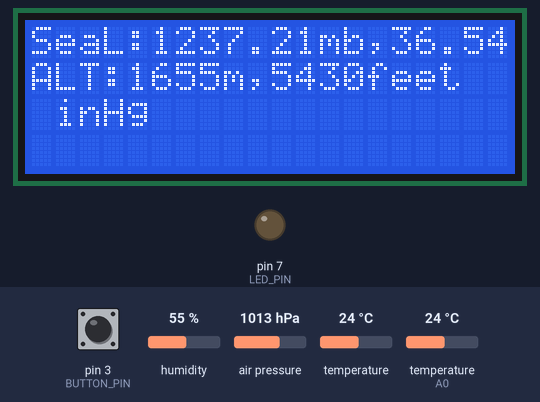
Bench run of a sketch on a simulated Arduino Uno, built with avr-gcc and run on an emulated ATmega328P. Parts: 20×4 character LCD, output pins drawn as LEDs (lit = HIGH). The test bench sets the inputs (shaded band); at power-on: pin 3 (BUTTON_PIN) HIGH, air pressure 1013 hPa, humidity 55 %, temperature 24 °C, temperature (sensor on A0) 24 °C. What the sketch prints to the serial monitor is not drawn.

Above: at 1.2 s.
1.3 s: pin 3 (BUTTON_PIN) pulled LOW for 0.15 s
At 1.7 s:
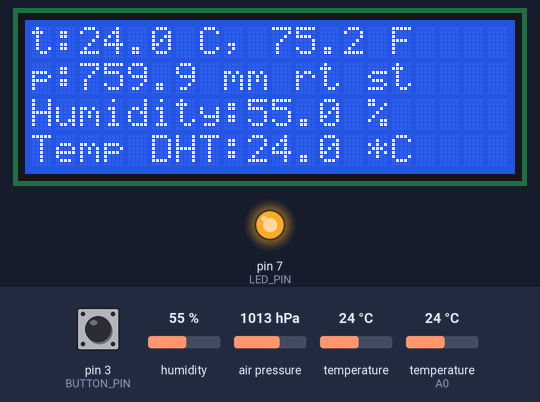
7.2 s: pin 3 (BUTTON_PIN) pulled LOW for 1 s
At 7.31 s:
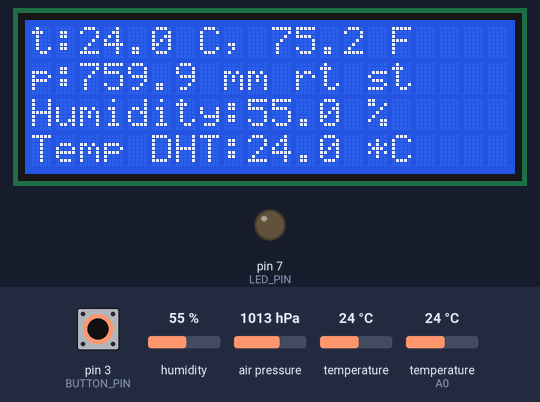
19.4 s: air pressure set to 952 hPa
At 22.2 s:
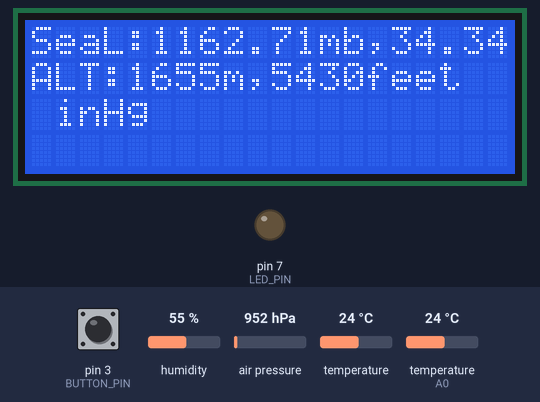
23.1 s: pin 3 (BUTTON_PIN) pulled LOW for 0.15 s
At 23.21 s:
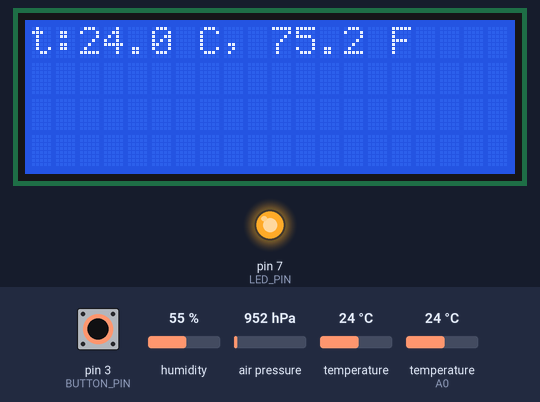
34.4 s: humidity set to 22 %
At 38.6 s:
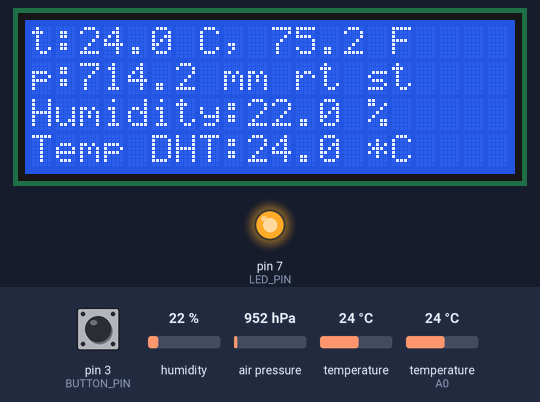
44.1 s: temperature (sensor 0) set to 41 °C
At 48.3 s:
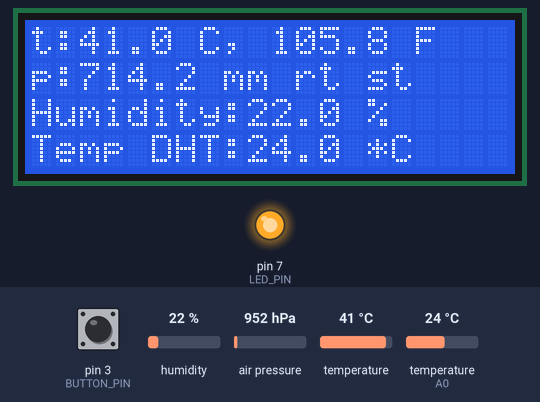
Timing chart, 0 to 49.8 s (numbered marks = the images above; inputs shaded):
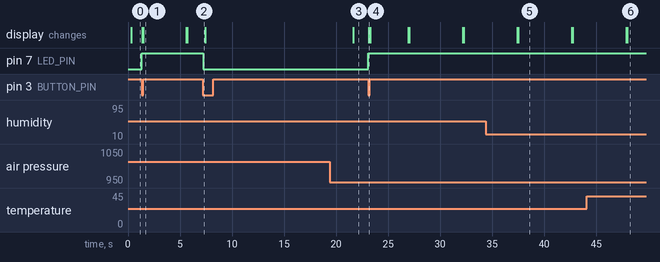

Measured:
- after the input at 1.3 s, pin 7 (LED_PIN): LOW → HIGH at once; the display: first changes after 0.05 s (image 1 shows a later state)
- after the input at 7.2 s, pin 7 (LED_PIN): HIGH → LOW at once
- after the input at 19.4 s, the display: changes after 2.3 s (image 3)
- after the input at 23.1 s, pin 7 (LED_PIN): LOW → HIGH at once; the display: changes after 0.05 s (image 4)
- after the input at 34.4 s, the display: first differs from a run without the input after 3.1 s (image 5)
- after the input at 44.1 s, the display: first changes after 3.8 s (image 6 shows a later state)
- what the display in image 1 shows lasts 4.1 s, from 1.5 s to 5.6 s

The sketch:

METEO_dom.ino
```cpp
#define BUTTON_PIN  3
#define LED_PIN     13


#include <SFE_BMP180.h>
#include <Wire.h>


//#include <LiquidCrystal.h>
// DHT датчик***********************
#include "DHT.h"

#define DHTPIN A0     // what pin we're connected to

// Uncomment whatever type you're using!
#define DHTTYPE DHT11   // DHT 11
DHT dht(DHTPIN, DHTTYPE);
// DHT датчик***********************


// monitor 20x4***********************
#include <Wire.h>
#include <LiquidCrystal_I2C.h>

LiquidCrystal_I2C lcd(0x27, 20, 4); // set the LCD address to 0x27 for a 16 chars and 2 line display
// monitor 20x4***********************
// You will need to create an SFE_BMP180 object, here called "pressure":

SFE_BMP180 pressure;
//LiquidCrystal lcd(13, 12, 11, 10,  9,  8);

#define ALTITUDE 1655.0 // Altitude of SparkFun's HQ in Boulder, CO. in meters

#define BUTTON_PIN  3
#define LED_PIN     7

boolean buttonWasUp = true;  // была ли кнопка отпущена?
boolean ledEnabled = false;  // включен ли свет?
int counter = 0;
int interval = 10;
int period = 5000;
boolean  start = true;


void setup()
{
  // monitor 20x4***********************
  lcd.init();                      // initialize the lcd
  //  lcd.begin();                      // initialize the lcd
  lcd.backlight();
  Serial.begin(9600);

  lcd.clear();
  // monitor 20x4***********************
  Serial.begin(9600);
  Serial.println("REBOOT");

  // кнопка
  pinMode(LED_PIN, OUTPUT);
  pinMode(BUTTON_PIN, INPUT_PULLUP);


  // Initialize the DHT sensor
  dht.begin();

  // Initialize the sensor (it is important to get calibration values stored on the device).

  if (pressure.begin())
    Serial.println("BMP180 init success");
  else
  {
    // Oops, something went wrong, this is usually a connection problem,
    // see the comments at the top of this sketch for the proper connections.

    Serial.println("BMP180 init fail\n\n");
    while (1); // Pause forever.
  }
}


void loop()
{

  if (start == true)
  {
    loop_();
    start = false;
  }
  else
  {
    delay (10);
    counter = counter + interval;
    // Serial.println();
    // Serial.print("counter");
    //   Serial.print(counter);
    if (counter == period)
    {
      loop_();
      counter = 0;

    }

  }
  // определить момент «клика» несколько сложнее, чем факт того,
  // что кнопка сейчас просто нажата. Для определения клика мы
  // сначала понимаем, отпущена ли кнопка прямо сейчас...
  boolean buttonIsUp = digitalRead(BUTTON_PIN);

  // ...если «кнопка была отпущена и (&&) не отпущена сейчас»...
  if (buttonWasUp && !buttonIsUp) {
    // ...может это «клик», а может и ложный сигнал (дребезг),
    // возникающий в момент замыкания/размыкания пластин кнопки,
    // поэтому даём кнопке полностью «успокоиться»...

    delay(10);


    // ...и считываем сигнал снова
    buttonIsUp = digitalRead(BUTTON_PIN);
    if (!buttonIsUp) {  // если она всё ещё нажата...
      // ...это клик! Переворачиваем сигнал светодиода
      ledEnabled = !ledEnabled;
      digitalWrite(LED_PIN, ledEnabled);
      loop_();
    }
  }

  // запоминаем последнее состояние кнопки для новой итерации
  buttonWasUp = buttonIsUp;

}


void loop_()
{
  char status;
  double T, P, p0, a;

  // Loop here getting pressure readings every 10 seconds.

  // If you want sea-level-compensated pressure, as used in weather reports,
  // you will need to know the altitude at which your measurements are taken.
  // We're using a constant called ALTITUDE in this sketch:

  Serial.println();
  Serial.print("provided altitude: ");
  Serial.print(ALTITUDE, 0);
  Serial.print(" meters, ");
  Serial.print(ALTITUDE * 3.28084, 0);
  Serial.println(" feet");


  // If you want to measure altitude, and not pressure, you will instead need
  // to provide a known baseline pressure. This is shown at the end of the sketch.

  // You must first get a temperature measurement to perform a pressure reading.

  // Start a temperature measurement:
  // If request is successful, the number of ms to wait is returned.
  // If request is unsuccessful, 0 is returned.

  status = pressure.startTemperature();
  if (status != 0)
  {
    // Wait for the measurement to complete:
    delay(status);

    // Retrieve the completed temperature measurement:
    // Note that the measurement is stored in the variable T.
    // Function returns 1 if successful, 0 if failure.

    status = pressure.getTemperature(T);
    if (status != 0)
    {
      // Print out the measurement:
      Serial.print("temperature: ");
      Serial.print(T, 2);
      Serial.print(" deg C, ");
      Serial.print((9.0 / 5.0)*T + 32.0, 2);
      Serial.println(" deg F");

      if (ledEnabled == true)
      {
        // устанавливаем курсор, колонку 0, строку 0. На деле — это
        // левый квадрат 1-й строки, т.к. нумерация начинается с нуля
        lcd.clear();
        lcd.setCursor(0, 0);
        // печатаем температуру
        lcd.print("t:");
        lcd.print(T, 1);
        // следом печатаем единицы измерения
        lcd.print(" C, ");
        lcd.print((9.0 / 5.0)*T + 32.0, 1);
        lcd.print(" F");
      }
      // Start a pressure measurement:
      // The parameter is the oversampling setting, from 0 to 3 (highest res, longest wait).
      // If request is successful, the number of ms to wait is returned.
      // If request is unsuccessful, 0 is returned.

      status = pressure.startPressure(3);
      if (status != 0)
      {
        // Wait for the measurement to complete:
        delay(status);

        // Retrieve the completed pressure measurement:
        // Note that the measurement is stored in the variable P.
        // Note also that the function requires the previous temperature measurement (T).
        // (If temperature is stable, you can do one temperature measurement for a number of pressure measurements.)
        // Function returns 1 if successful, 0 if failure.

        status = pressure.getPressure(P, T);
        if (status != 0)
        {
          // Print out the measurement:
          Serial.print("absolute pressure: ");
          Serial.print(P / 1.333, 2);
          Serial.print(" мм рт ст, ");
          Serial.print(P, 2);
          Serial.print(" mb, ");
          Serial.print(P * 0.0295333727, 2);
          Serial.println(" inHg");

          if (ledEnabled == true)
          {
            // устанавливаем курсор, колонку 0, строку 1. На деле — это
            // левый квадрат 2-й строки, т.к. нумерация начинается с нуля
            lcd.setCursor(0, 1);
            // печатаем давление
            lcd.print("p:");
            lcd.print(P / 1.333, 1);
            // следом печатаем единицы измерения
            lcd.print(" mm rt st");
            //   lcd.print(P*0.0295333727, 1);
            //  lcd.print(" inHg");

            //Измеряем влажность и температуру с DHT и допечатываем на экране

            float hum_dht = dht.readHumidity();
            float temp_dht = dht.readTemperature();

            if (isnan(temp_dht) || isnan(hum_dht))
            {
              Serial.println("Failed to read from DHT");
            }
            else
            {
              Serial.print("Humidity: ");
              Serial.print(hum_dht);
              Serial.print(" %\t");
              Serial.print("Temperature: ");
              Serial.print(temp_dht);
              Serial.println(" *C");

              lcd.setCursor(0, 2);
              // печатаем влажность
              lcd.print("Humidity:");
              lcd.print(hum_dht, 1);
              // следом печатаем единицы измерения
              lcd.print(" %");

                            lcd.setCursor(0, 3);
              // печатаем температуру DHT
              lcd.print("Temp DHT:");
              lcd.print(temp_dht, 1);
              // следом печатаем единицы измерения
              lcd.print(" *C");
            }


          }
          // The pressure sensor returns abolute pressure, which varies with altitude.
          // To remove the effects of altitude, use the sealevel function and your current altitude.
          // This number is commonly used in weather reports.
          // Parameters: P = absolute pressure in mb, ALTITUDE = current altitude in m.
          // Result: p0 = sea-level compensated pressure in mb

          p0 = pressure.sealevel(P, ALTITUDE); // we're at 1655 meters (Boulder, CO)
          Serial.print("relative (sea-level) pressure: ");
          Serial.print(p0, 2);
          Serial.print(" mb, ");
          Serial.print(p0 * 0.0295333727, 2);
          Serial.println(" inHg");

          if (ledEnabled == false)
          {
            lcd.clear();
            lcd.setCursor(0, 0);
            // печатаем высоту над уровнем моря
            lcd.print("SeaL:");
            lcd.print(p0, 2);
            // следом печатаем единицы измерения
            lcd.print("mb,");
            lcd.print(p0 * 0.0295333727, 2);
            lcd.print(" inHg");
          }

          // On the other hand, if you want to determine your altitude from the pressure reading,
          // use the altitude function along with a baseline pressure (sea-level or other).
          // Parameters: P = absolute pressure in mb, p0 = baseline pressure in mb.
          // Result: a = altitude in m.

          a = pressure.altitude(P, p0);
          Serial.print("computed altitude: ");
          Serial.print(a, 0);
          Serial.print(" meters, ");
          Serial.print(a * 3.28084, 0);
          Serial.println(" feet");

          if (ledEnabled == false)
          {
            lcd.setCursor(0, 1);
            // печатаем высоту
            lcd.print("ALT:");
            lcd.print(a, 0);
            // следом печатаем единицы измерения
            lcd.print("m,");
            lcd.print(a * 3.28084, 0);
            lcd.print("feet");
          }

        }
        else Serial.println("error retrieving pressure measurement\n");
      }
      else Serial.println("error starting pressure measurement\n");
    }
    else Serial.println("error retrieving temperature measurement\n");
  }
  else Serial.println("error starting temperature measurement\n");

  //  delay(5000);  // Pause for 5 seconds.
}
```
